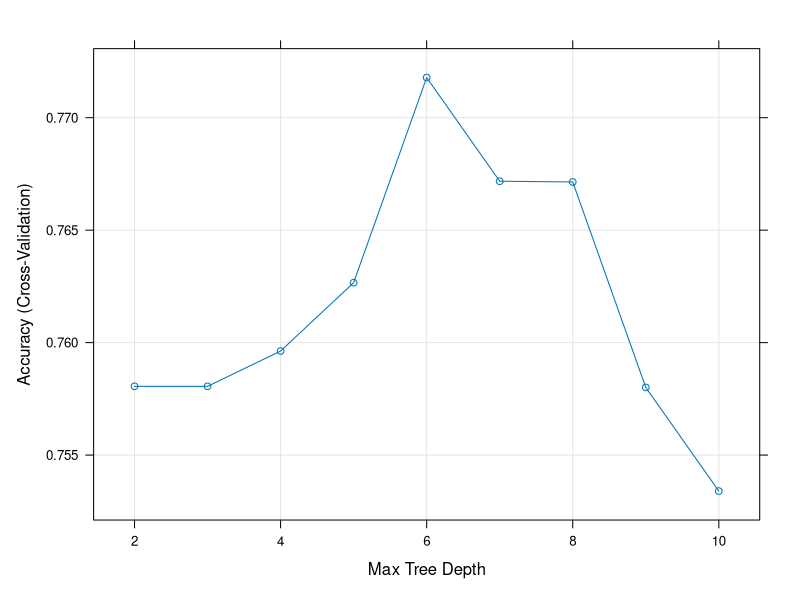
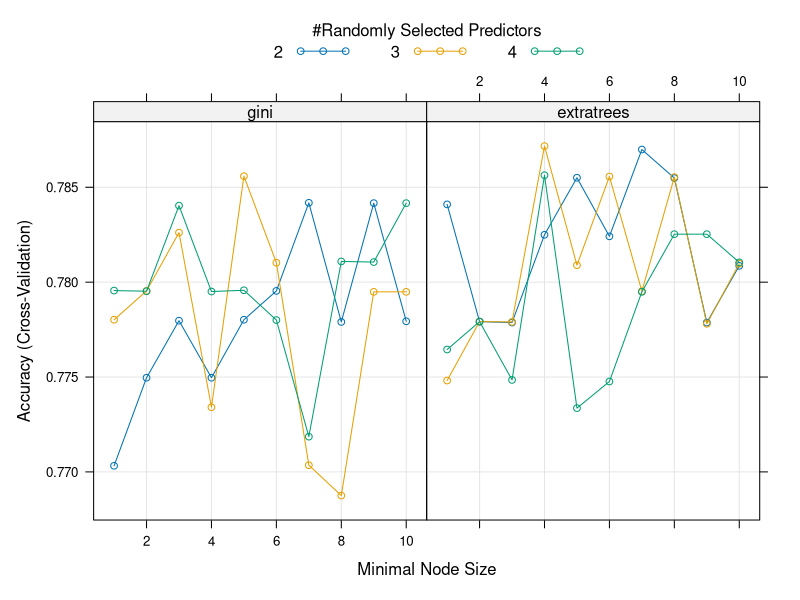
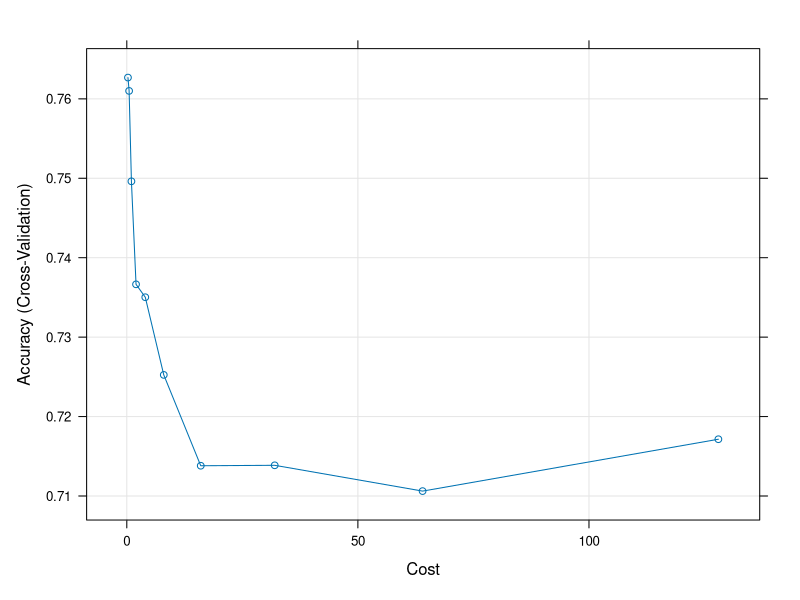
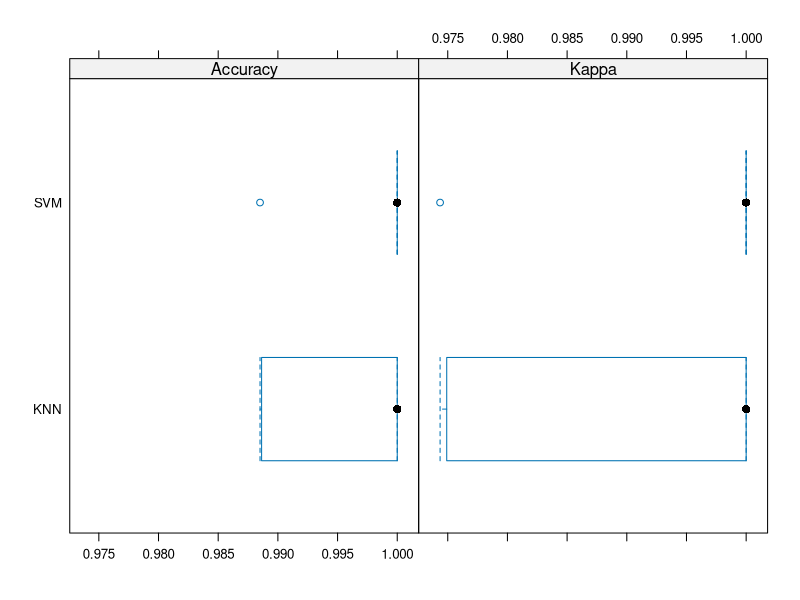

Here is the R script that generated these plots, in order:
## ---- chunk 1
knitr::opts_chunk$set(message = FALSE)
## ---- chunk 2
library(caret)
library(mlbench)
library(tidyverse)
data(PimaIndiansDiabetes)
df <- tibble(PimaIndiansDiabetes)


df <- df %>% rename(target=diabetes)
df <- df %>% 
  mutate(target = as.factor(target))
splitIndex <- createDataPartition(df$target, p = .85, 
                                  list = FALSE)
df_train <- df[ splitIndex,]
df_test <- df[-splitIndex,]


# 7 fold cross validation 
tuneGrid = expand.grid(maxdepth = 2:10)
# Tell caret to do Approach 2. Cross-Validation
trControl = trainControl(method = "cv",
                         number = 7)
# Do Approach 2 
tree_approach2 <- train(target~., data=df_train, 
                                method = "rpart2", 
                                trControl = trControl,
                                tuneGrid = tuneGrid)

# Plot the results
plot(tree_approach2)
print(tree_approach2)


pred <- predict(tree_approach2, df_test)
cm <- confusionMatrix(data = pred, reference = df_test$target, positive = "pos")
cm$overall[1]

getModelInfo('ranger')$ranger$parameters


trControl = trainControl(method = "cv",
                         number = 7)
tuneGrid = expand.grid(mtry = 2:4,
                       splitrule = c('gini', 'extratrees'),
                       min.node.size = c(1:10))
forest_ranger <- train(target~., data=df_train, 
                    method = "ranger", 
                    trControl = trControl,
                    tuneGrid = tuneGrid)
plot(forest_ranger)

#Accuracy
pred <- predict(forest_ranger, df_test)
cm <- confusionMatrix(data = pred, reference = df_test$target, positive = "pos")
cm$overall[1]
## ---- chunk 3
library(mlbench)
library(caret)

# Load data
data(PimaIndiansDiabetes)

# Make sure target is a factor
PimaIndiansDiabetes$target <- as.factor(PimaIndiansDiabetes$diabetes)

# Remove original response variable if needed
df <- PimaIndiansDiabetes[, c("pregnant", "glucose", "pressure",
                              "triceps", "insulin", "mass",
                              "pedigree", "age", "target")]

# Train/Test split
set.seed(123)
splitIndex <- createDataPartition(df$target, p = 0.8, list = FALSE)

df_train <- df[splitIndex, ]
df_test  <- df[-splitIndex, ]

# 7-fold cross-validation
ctrl <- trainControl(
  method = "cv",
  number = 7
)

# Tune SVM Radial model
set.seed(123)
svm_model <- train(
  target ~ .,
  data = df_train,
  method = "svmRadial",
  trControl = ctrl,
  preProcess = c("center", "scale"),
  tuneLength = 10
)

# View best tuning parameters
svm_model
plot(svm_model)

# Predictions on test data
pred <- predict(svm_model, newdata = df_test)

# Confusion matrix and accuracy
cm <- confusionMatrix(pred, df_test$target)
cm

# Accuracy
cm$overall["Accuracy"]
## ---- chunk 4
library(mlbench)
library(caret)

# Load data
data(PimaIndiansDiabetes)

df <- PimaIndiansDiabetes

# Train/Test Split
set.seed(123)

splitIndex <- createDataPartition(
  df$diabetes,
  p = 0.8,
  list = FALSE
)

df_train <- df[splitIndex, ]
df_test  <- df[-splitIndex, ]

# 7-Fold Cross Validation
ctrl <- trainControl(
  method = "cv",
  number = 7
)

# Model 1: KNN
set.seed(123)
knn_model <- train(
  diabetes ~ .,
  data = df_train,
  method = "knn",
  trControl = ctrl,
  preProcess = c("center", "scale"),
  tuneLength = 10
)

# Model 2: SVM Radial
set.seed(123)
svm_model <- train(
  diabetes ~ .,
  data = df_train,
  method = "svmRadial",
  trControl = ctrl,
  preProcess = c("center", "scale"),
  tuneLength = 10
)

# Compare Cross-Validation Results
resamps <- resamples(list(
  KNN = knn_model,
  SVM = svm_model
))

summary(resamps)

# Plot comparison
bwplot(resamps)
